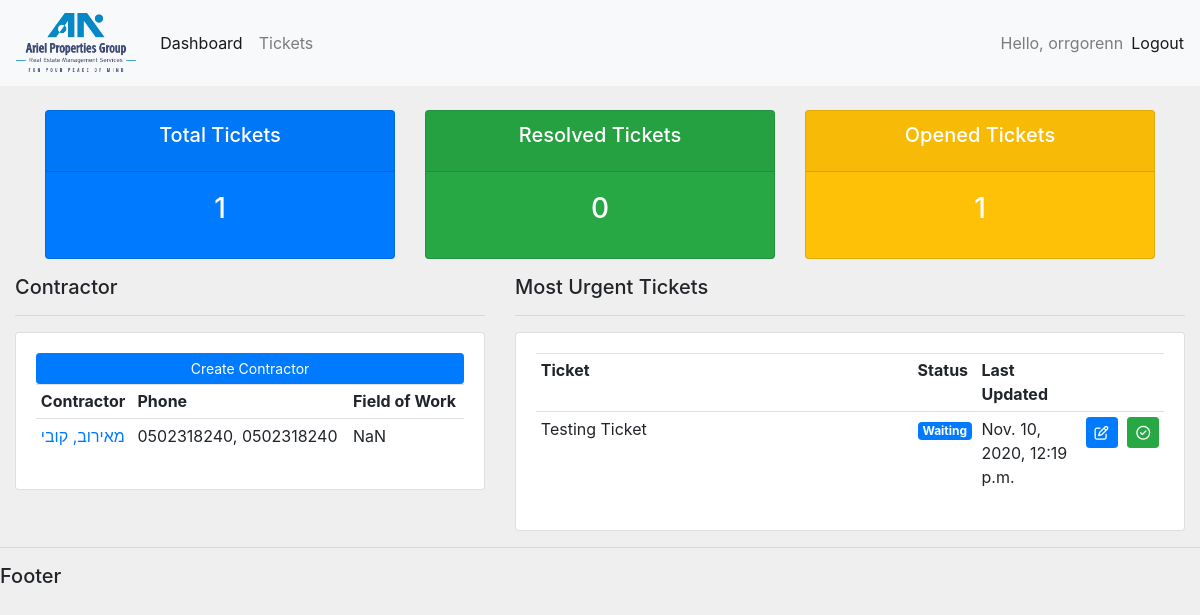
Page / (signed in) on the earlier database version.
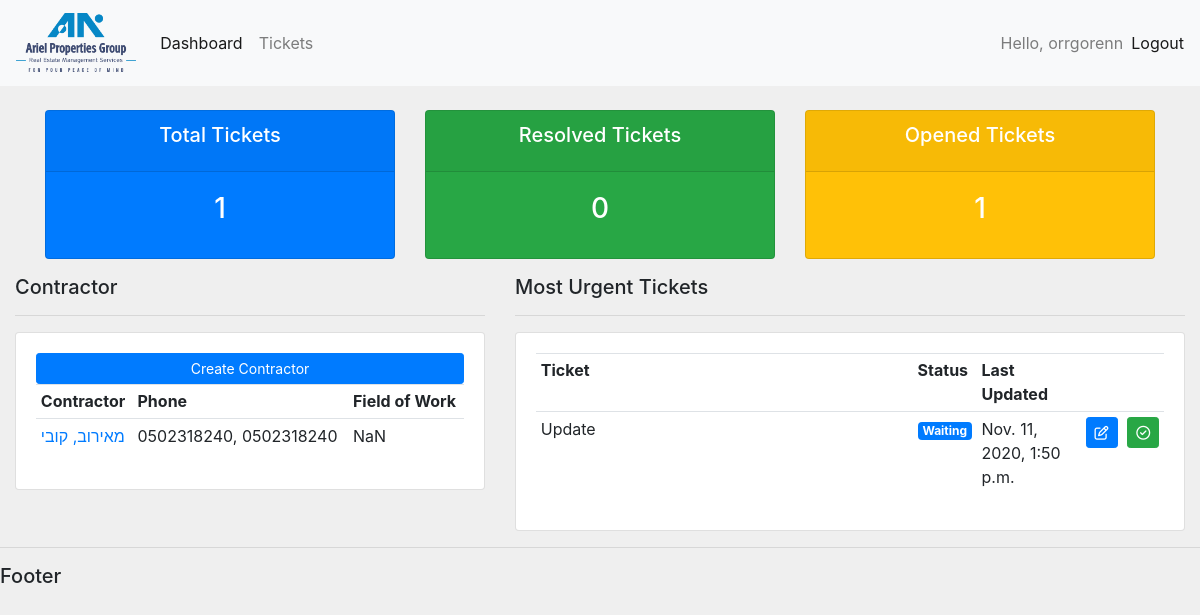
Same page on the later database version.
### accounts/models.py (models this page shows, shortened)
class Ticket(models.Model):
    ticket = models.CharField(max_length=100, null=False)
    CATEGORY_CHOICES = [
        ('1', 'איטום'),
        ('2', 'אינסטלציה'),
        ('3', 'אקוסטיקה'),
        ('4', 'ביטחון'),
        ('5', 'בטיחות - אש'),
        ('6', 'בטיחות - אתר'),
        ('7', 'בינוי'),
        ('8', 'חשמל'),
        ('9', 'מיזוג אוויר'),
        ('10', 'נגישות'),
        ('11', 'ניקיון'),
        ('12', 'תאורה'),
        ('13', 'תקשורת')
    ]
    category = models.CharField(max_length=2, choices=CATEGORY_CHOICES, default='1')
    LOCATION_CHOICES = [
        ('P5', 'Parking 5'),
        ('P4', 'Parking 4'),
        ('P3', 'Parking 3'),
        ('P2', 'Parking 2'),
        ('P1', 'Parking 1'),
        ('GRND', 'Ground'),
        ('F1', 'Floor 1'),
        ('F2', 'Floor 2'),
        ('F3', 'Floor 3'),
        ('F4', 'Floor 4'),
        ('F5', 'Floor 5'),
        ('F6', 'Floor 6'),
        ('F7', 'Floor 7'),
        ('F8', 'Floor 8'),
        ('ROOF', 'Roof')
    ]
    location = models.CharField(max_length=4, choices=LOCATION_CHOICES, default='GRND')
    STATUS_CHOICES = [
        ('NEW', 'New'),
        ('WTNG', 'Waiting'),
        ('OPEN', 'Opened'),
        ('RSPD', 'Responded'),
        ('NATN', 'Needs Attention'),
        ('CLSD', 'Closed')
    ]
    status = models.CharField(max_length=4, choices=STATUS_CHOICES, default='NEW')
    PRIORITY_CHOICES = [
        ('1', 'Low (7 / 48)'),
        ('2', 'Normal (4 / 24)'),
        ('3', 'High (2 / 8)'),
        ('4', 'Critical (1 / 3)'),
    ]
    priority = models.CharField(choices=PRIORITY_CHOICES, default='1', max_length=1)
    contractor = models.ForeignKey(Contractor, null=True, on_delete=models.SET_NULL)
    date_created = models.DateTimeField(auto_now_add=True, null=False)
    date_last_update = models.DateTimeField(auto_now=True)
    date_closed = models.DateTimeField(null=True)

### accounts/decorators.py (the view)
    def wrapper_function(request, *args, **kwargs):
        group = None
        if request.user.groups.exists():
            group = request.user.groups.all()[0].name
        if group == 'users':
            return redirect('user')
        else:
            return view_function(request, *args, **kwargs)
        return HttpResponseForbidden()

### accounts/views.py (called while the page is built)
@login_required(login_url='login')
@admin_only
def home(request):
    tickets_var = Ticket.objects.all()
    contractors_var = Contractor.objects.all()
    total_tickets = tickets_var.count()
    resolved_tickets = tickets_var.filter(status='CLSD').count()
    opened_tickets = tickets_var.filter(Q(status='NEW') | Q(status='WTNG') | Q(status='OPEN') | Q(status='RSPD') | Q(status='NATN')).count()
    context = {
        'tickets': tickets_var,
        'contractors': contractors_var,
        'total_tickets': total_tickets,
        'resolved_tickets': resolved_tickets,
        'opened_tickets': opened_tickets
    }
    return render(request, 'accounts/dashboard.html', context)

### accounts/templates/accounts/dashboard.html
{% extends 'accounts/main.html' %}
{% block content %}
{% include 'accounts/status.html' %}
<div class="container-fluid">
    <div class="row">
        <div class="col-md-5 col-xs-12">
            <h5>Contractor</h5>
            <hr>
            <div class="card card-body">
                <a class="btn btn-primary btn-sm btn-block" href="{% url 'create_contractor' %}">Create Contractor</a>
                <table class="table table-sm">
                    <tr>
                        <th>Contractor</th>
                        <th>Phone</th>
                        <th>Field of Work</th>
                    </tr>
                    {% for contractor in contractors %}
                    <tr>
                        <td><a href="{% url 'contractors' contractor.id %}">{{contractor.last_name}}, {{contractor.first_name}}</a></td>
                        <td>{{contractor.cellphone}}, {{contractor.office_phone}}</td>
                        <td>{{contractor.get_field_of_work_display}}</td>
                    </tr>
                    {% endfor %}
                </table>
            </div>
        </div>
        <div class="col-md-7 col-xs-12">
            <h5>Most Urgent Tickets</h5>
            <hr>
            <div class="card card-body">
                <table class="table table-sm">
                    <tr>
                        <th width="60%">Ticket</th>
                        <th>Status</th>
                        <th>Last Updated</th>
                        <th></th>
                        <th></th>
                    </tr>
                    {% for ticket in tickets %}
                    <tr>
                        <td>{{ticket.ticket}}</td>
                        <td><span class="badge badge-primary">{{ticket.get_status_display}}</span></td>
                        <td>{{ticket.date_last_update}}</td>
                        <td><a href="{% url 'update_ticket' ticket.id %}" class="btn btn-primary btn-sm"><i class="far fa-edit"></i></a></a></td>
                        <td><a href="{% url 'delete_ticket' ticket.id %}" class="btn btn-success btn-sm"><i class="far fa-check-circle"></i></a></td>
                    </tr>
                    {% endfor %}
                </table>
            </div>
        </div>
    </div>
</div>
{% endblock %}

Differences in the rows shown:
changed Ticket "Waiting": ticket "Testing Ticket" → "Update"; date_last_update "Nov. 10, 2020, 12:19 p.m." → "Nov. 11, 2020, 1:50 p.m."
